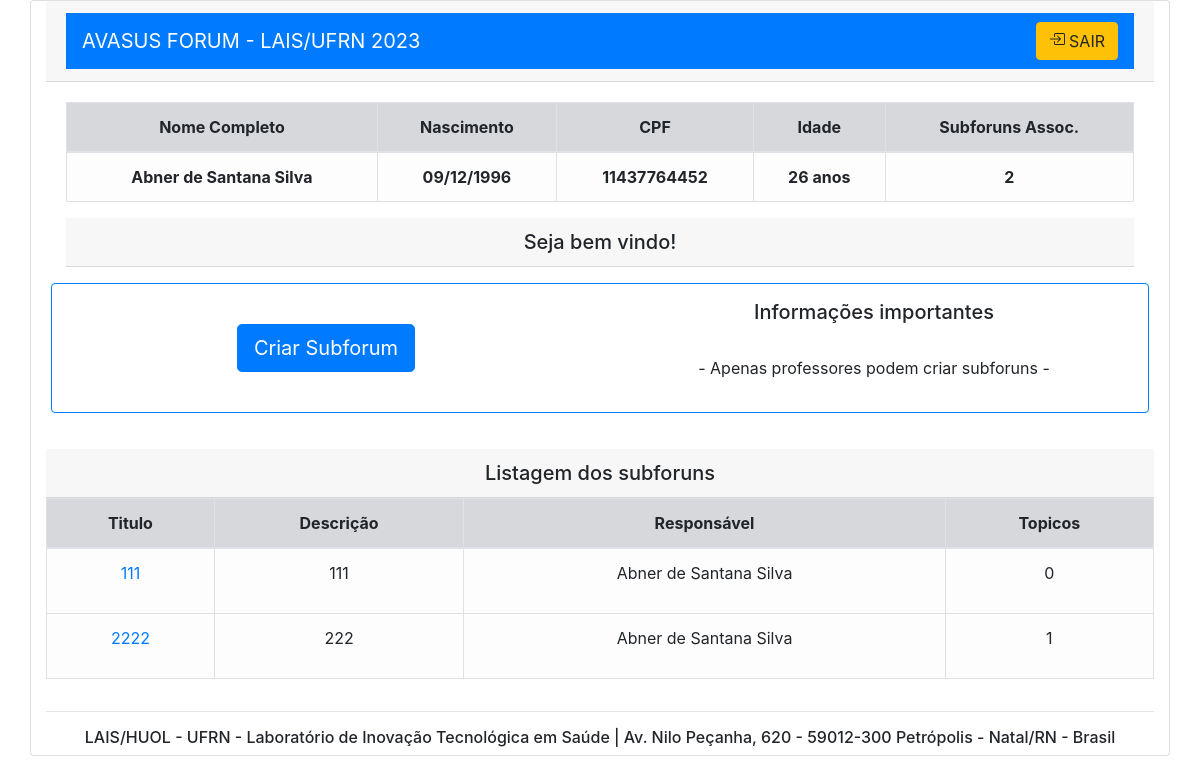
Page /pag-inicial (signed in) on the earlier database version.
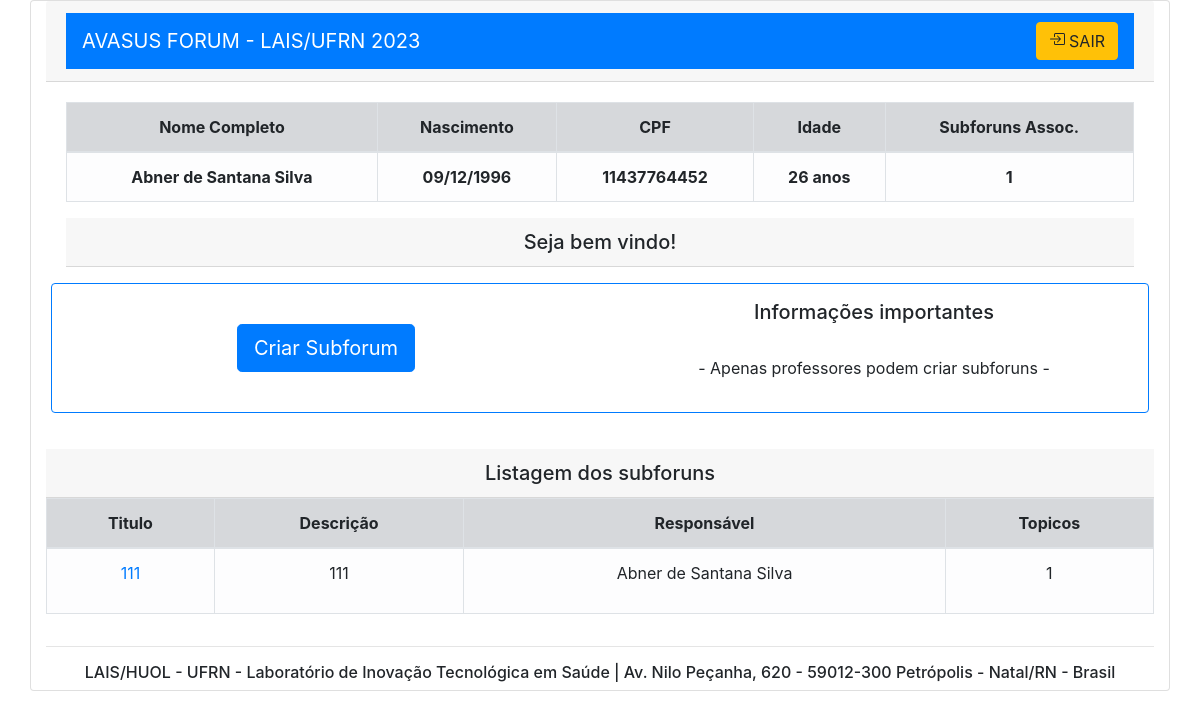
Same page on the later database version.
### forum/models.py (models this page shows, shortened)
class Subforum(models.Model):
    cod_subforum = models.AutoField(primary_key=True)
    autor = models.ForeignKey(CustomUser, on_delete=models.CASCADE)
    nome_autor = models.CharField(max_length=50, default=' ')
    cat_subforum = models.ForeignKey(Categoria, on_delete=models.CASCADE)
    nome_social = models.CharField(max_length=50, default=' ')
    titulo = models.CharField(max_length=120, default=' ')
    descricao = models.CharField(max_length=512, default=' ')
    data_criacao = models.DateTimeField(default=timezone.now)
    ESTADO = (
        ("ATV", "Ativado"),
        ("TRC", "Trancado"),
    )
    estado = models.CharField(choices=ESTADO, max_length=4, default='ATV')

### forum/views.py (the view, shortened to what this page needs)
# urls.py: path('pag-inicial', pag_inicial, name='pag-inicial'),
def pag_inicial(request):
    if request.user.is_authenticated == True:
        cpf = request.user.cpf
        nome = request.user.nome_completo
        nasc = CustomUser.objects.filter(cpf=cpf).values_list('nasc')
        dias_ano = 365.2425
        idade = int((datetime.date.today() - nasc[0][0]).days / dias_ano)
        perfil =  CustomUser.objects.filter(cpf=cpf).values_list('perfil')
        if  perfil[0][0] == 'ALU':
            bloquear = 'disabled'
        else:
            bloquear=''
        _cpf = CustomUser.objects.filter(cpf=cpf)
        subforuns_assoc = len(VinculoSubforum.objects.filter(aluno=_cpf[0]))
        vinculo_subforum =VinculoSubforum.objects.values_list('aluno', 'cod_subforum').filter(aluno=_cpf[0])
        subforums = list(Subforum.objects.values_list('titulo','descricao', 'nome_autor','cod_subforum', 'autor_id') )
        topicos = list((Topico.objects.values('cod_subforum').annotate(dcount=Count('cod_subforum'))))
        listagem_subforums = []
        for titulo, descricao, autor, cod_subforum, autor_id in subforums:
            for cod_vinc in vinculo_subforum:
                if cod_subforum == cod_vinc[1]:
                    for n in topicos:
                        if cod_subforum == n['cod_subforum']:
                            listagem_subforums.append((titulo, descricao,autor,cod_subforum,n['dcount']))
                    try:
                        if listagem_subforums[-1][3] != cod_subforum:
                            listagem_subforums.append((titulo, descricao,autor,cod_subforum,0))
                    except:
                        listagem_subforums.append((titulo, descricao,autor,cod_subforum,0))
        context = {
            'cpf' : str(cpf),
            'nome' : str(nome),
            'idade' : str(idade),
            'nasc' : nasc[0][0],
            'bloquear' : bloquear,
            'subforuns_assoc' : subforuns_assoc,
            'listagem_subforums' : listagem_subforums
        }
        return render(request, "pag-inicial.html", context)
    else:
        return redirect('/') # se nao autenticado redireciona pra login

### forum/templates/pag-inicial.html (shortened to what this page needs)
<!DOCTYPE html>
<html lang="pt-br">
  <head>
    <link
    href="//maxcdn.bootstrapcdn.com/bootstrap/4.0.0/css/bootstrap.min.css"
    rel="stylesheet"
    id="bootstrap-css"
  />
  <link rel="stylesheet" href="https://cdn.jsdelivr.net/npm/bootstrap-icons@1.8.1/font/bootstrap-icons.css">
  </head>
  <body>
      <div class="text-center text-lg-start ">
        <form action="" method="POST">
          <div class="card container ">
            <div class="card-header">
              <nav class="navbar navbar-dark bg-primary">
                <a class="navbar-brand" href="/">AVASUS FORUM - LAIS/UFRN 2023 </a>
                <form class="form-inline my-2 my-lg-0">
                  <a href="{% url 'logout' %}" class=" btn btn-warning ">
                    SAIR</a>
                </form>
              </nav>
            </div>
            <div class="card-body ">
              <table class="table table-bordered  table-hover ">
                <thead class="table-light">
                  <tr>
                    <td class="table-secondary"><b>Nome Completo</b></td>
                    <td class="table-secondary"><b>Nascimento</b></td>
                    <td class="table-secondary"><b>CPF</b></td>
                    <td class="table-secondary"><b>Idade</b></td>
                    <td class="table-secondary"><b>Subforuns Assoc.</b></td>
                  </tr>
                </thead>
                <tbody>
                  <tr>
                    <td class="table-light"><b>{{nome}}</b></td>
                    <td class="table-light"><b>{{nasc | date:"d/m/Y"}}</b></td>
                    <td class="table-light"><b>{{cpf}}</b></td>
                    <td class="table-light"><b>{{idade}} anos</b></td>
                    <td class="table-light"><b> {{subforuns_assoc}} </b></td>
                  </tr>
                </tbody>
              </table>
              <div class="card-header h5">
                Seja bem vindo!
              </div>
            <div class="row border border-primary rounded py-3 my-3">
              <div class="col-sm  ">
<br>
<button  type="button" class="btn btn-primary btn-lg" data-toggle="modal" data-target="#exampleModalCenter" {{bloquear}}>
  Criar Subforum
</button>
      </form>
      </div>
                <br>
              <div class="col-sm">
                <p class="h5"> Informações importantes </p><br>
                <p>- Apenas professores podem criar subforuns -</p>
              </div>
          <div class="card-header h5">
            Listagem dos subforuns
          </div>
          <table class="table table-bordered  table-hover">
            <thead class="table-light" >
              <tr>
                <td class="table-secondary" ><b>Titulo </b></td>
                <td class="table-secondary" ><b>Descrição</b></td>
                <td class="table-secondary" ><b>Responsável</b></td>
                <td class="table-secondary" ><b>Topicos</b></td>
              </tr>
            </thead>
            <tbody>
              {% for titulo , descricao, responsavel, cod_subforum, topicos in listagem_subforums %}
              <tr>
              <td  class="table-light" >  <a href={{cod_subforum}}>{{titulo}}</a> </td>
              <td  class="table-light" >
                  <p> {{descricao}}</p>
              </td>
              <td  class="table-light">
                  <p>{{responsavel}}</p>
              </td>
              <td  class="table-light">
                   <p> {{topicos}}</p>
              </td>
              </tr>
              {% endfor %}
            </tbody>
          </table>
            <hr>
            <footer>
              <p class="h6">LAIS/HUOL - UFRN - Laboratório de Inovação Tecnológica em Saúde | Av. Nilo Peçanha, 620 - 59012-300 Petrópolis - Natal/RN - Brasil </p>
              </footer>
  </body>
</html>

Differences in the rows shown:
removed Subforum: listagem_subforums "2222", listagem_subforums "222", listagem_subforums "Abner de Santana Silva"
Other differences:
{{ subforuns_assoc }}: "2" → "1"
new list line: "1"
list line gone: "0"
list line gone: "1"
